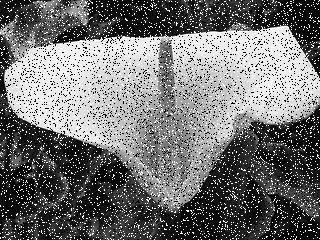
%> input picture week5/noisy.jpg, 320 x 240 px
$ octave Homework5.m   (GNU Octave 9; MATLAB toolbox functions it lacks are replaced by stand-ins)
%> lines starting %> are read from the running program, lines starting %| are printed output that depends on the picture
% read the image file
I_1 = double(imread('./noisy.jpg'));
%> I_1: size 240x320 double; min 0, max 255, mean 113.1; mean of the top-left, top-right, bottom-left and bottom-right quarters 150.4, 149.5, 77.3, 75.1
I_2 = double(imread('./quizzes_original.jpg'));
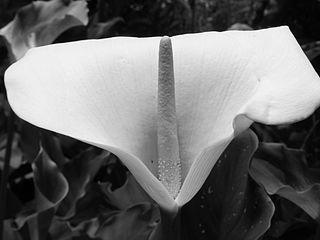
%> input picture week5/quizzes_original.jpg, 320 x 240 px
%> I_2: size 240x320 double; min 0, max 255, mean 108.9; mean of the top-left, top-right, bottom-left and bottom-right quarters 155.6, 153.6, 64.8, 61.4


% use median filter
filtered_1 = medfilt2(I_1);
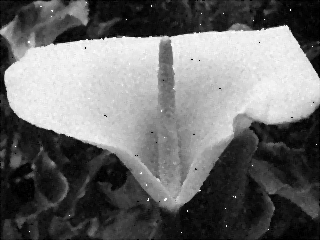
%> filtered_1: size 240x320 double; min 0, max 255, mean 108.9; mean of the top-left, top-right, bottom-left and bottom-right quarters 155.7, 153.7, 64.7, 61.5
filtered_2 = medfilt2(filtered_1);

% show
subplot(2,2,1)
imshow(I_1/255);
subplot(2,2,2)
imshow(I_2/255);
subplot(2,2,3)
imshow(filtered_1/255);
subplot(2,2,4)
imshow(filtered_2/255);
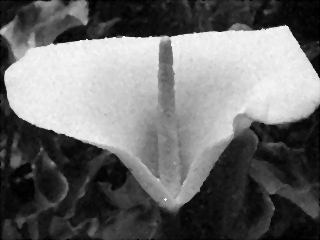
%> displayed picture: size 240x320, on the screen's scale of 0 to 255; min 0, max 247, mean 108.7; mean of the top-left, top-right, bottom-left and bottom-right quarters 155.6, 153.6, 64.5, 61.2

% calculate the  MSE and PSNR
img_delta_1 = I_1 - I_2;
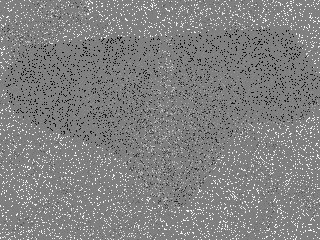
%> img_delta_1: size 240x320 double; min -255, max 255, mean 4.2; drawn with min black and max white
[m,n]=size(img_delta_1);
%> m = 240; n = 320
MSE_1=sum(sum(img_delta_1 .* img_delta_1))/(m*n);
%> MSE_1 = 4784.6
PSNR_1=10*log10(255*255/MSE_1)
%> PSNR_1 = 11.33

img_delta_2 = I_2 - filtered_1;
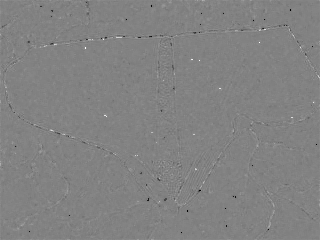
%> img_delta_2: size 240x320 double; min -243, max 232, mean 0; drawn with min black and max white
[m,n]=size(img_delta_2);
MSE_2=sum(sum(img_delta_2 .* img_delta_2))/(m*n);
%> MSE_2 = 119
PSNR_2=10*log10(255*255/MSE_2)
%> PSNR_2 = 27.38

img_delta_3 = I_2 - filtered_2;
[m,n]=size(img_delta_3);
MSE_3=sum(sum(img_delta_3 .* img_delta_3))/(m*n);
%> MSE_3 = 70.48
PSNR_3=10*log10(255*255/MSE_3)
%> PSNR_3 = 29.65
